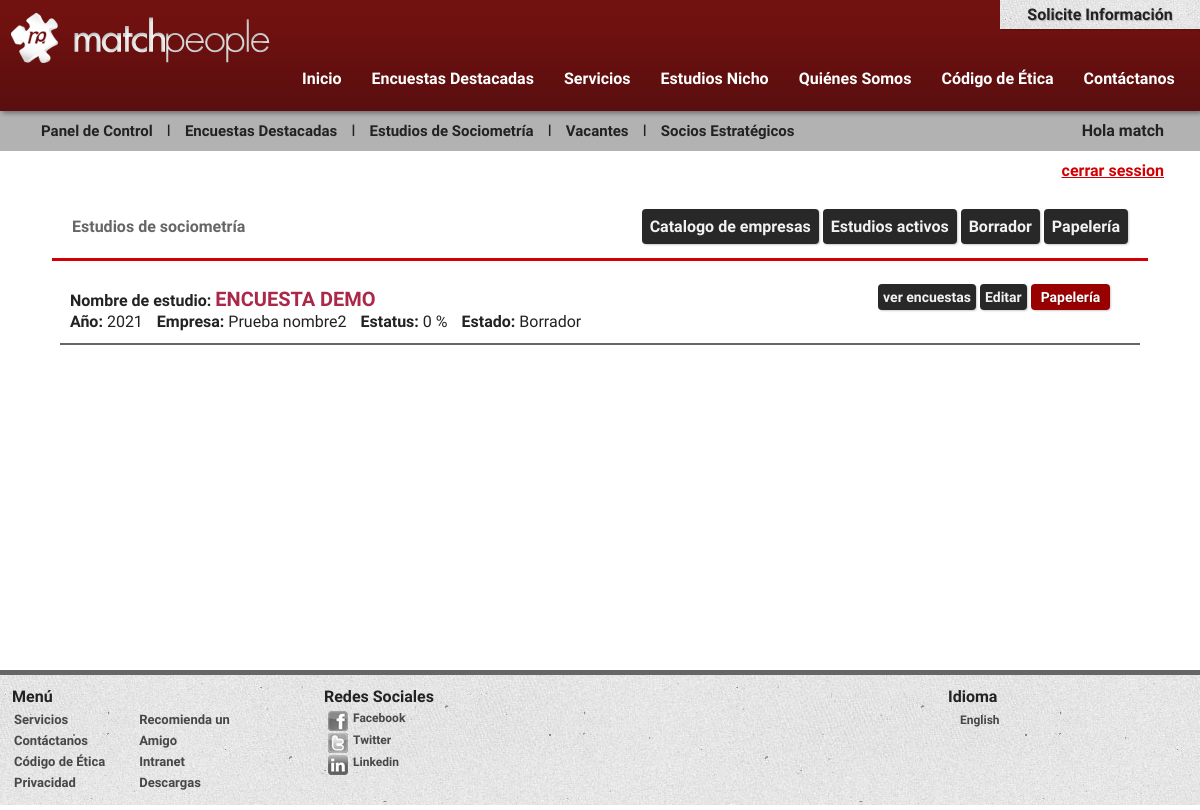
Page /matchpeople/borrador_sociometria.php (signed in) on the earlier database version.
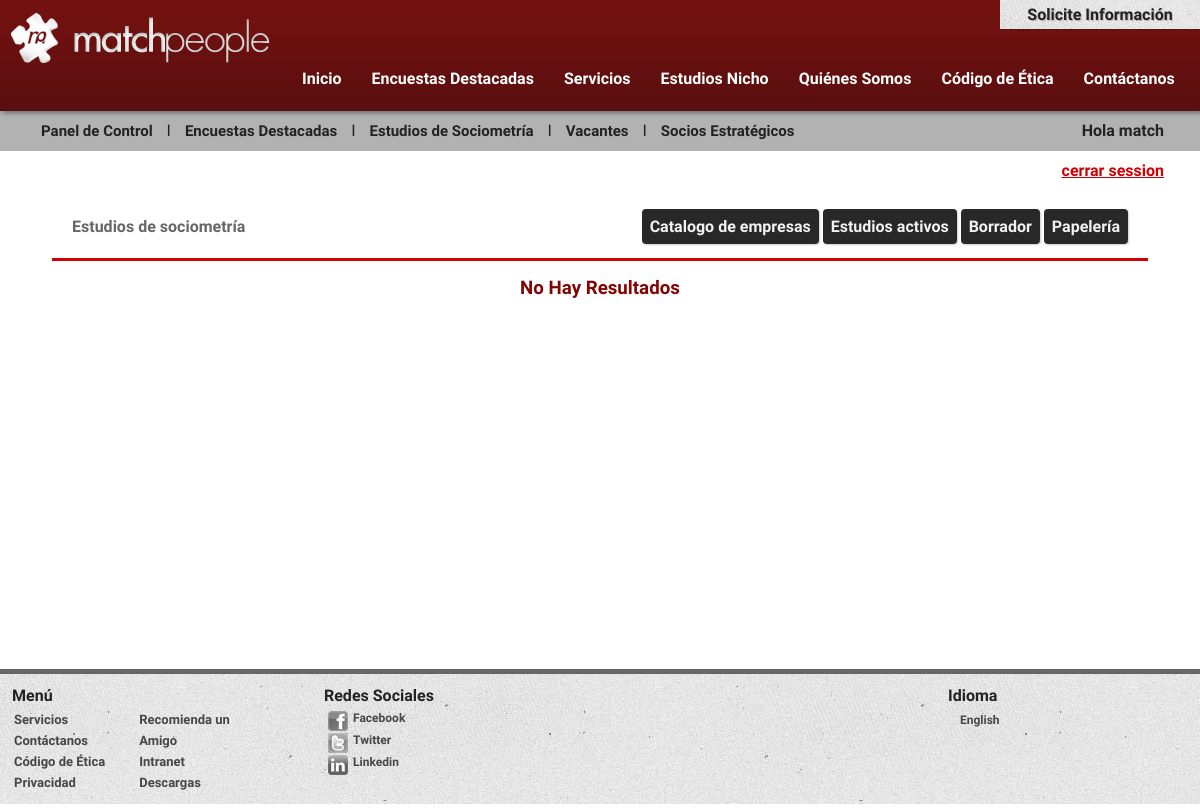
Same page on the later database version.
### tables this page shows
CREATE TABLE `encuesta_sociometria` (
  `IdEncuesta` int(100) NOT NULL,
  `IdEmpresa` int(100) NOT NULL,
  `Titulo` varchar(300) NOT NULL,
  `Fecha` date NOT NULL,
  `act_formacion1` mediumtext NOT NULL,
  `act_formacion2` mediumtext NOT NULL,
  `Act_Ascendencia` mediumtext NOT NULL,
  `Act_Afinidad` mediumtext NOT NULL,
  `Act_Trabajo3` mediumtext NOT NULL,
  `Act_Popularidad` mediumtext NOT NULL,
  `Act_sociales2` mediumtext NOT NULL,
  `Act_sociales3` mediumtext NOT NULL,
  `Act_sociales4` mediumtext NOT NULL,
  `porcentaje` int(11) NOT NULL,
  `estatusId` int(11) NOT NULL,
  `papeleria` int(11) NOT NULL
);

CREATE TABLE `empresas_sociometria` (
  `IdEmpresa` int(11) NOT NULL,
  `Nombre` varchar(250) NOT NULL,
  `estatusId` int(3) NOT NULL,
  `papeleria` int(3) NOT NULL
);

### matchpeople/borrador_sociometria.php (the view, shortened to what this page needs)
<!doctype html>
<html>
<head>
<?php include("header.php");?>
<div id="contenido">
<?php include("menus/menu_vacantes.php");?>
  <div class="titulosec" >
  Estudios de sociometría
	<?php include("menus/menu_sociometria.php");?>
  </div>
  <div class="centar" style="width: 90% !important;">
    <?php
		include("clavesbd.php");
		$con = mysqli_connect($servername, $username, $password, $dbname);
		mysqli_set_charset($con,"utf8");
	 $sql = "SELECT encuesta_sociometria.IdEncuesta, empresas_sociometria.Nombre, encuesta_sociometria.Titulo,
	 encuesta_sociometria.Fecha,encuesta_sociometria.porcentaje, encuesta_sociometria.IdEmpresa, encuesta_sociometria.papeleria, encuesta_sociometria.estatusId FROM encuesta_sociometria
	 INNER JOIN empresas_sociometria ON encuesta_sociometria.IdEmpresa=empresas_sociometria.IdEmpresa where encuesta_sociometria.estatusId = 2 AND encuesta_sociometria.papeleria != 1 ";
  			$result = mysqli_query($con, $sql);
  			if (mysqli_num_rows($result) > 0) {
  				while($row = mysqli_fetch_assoc($result)) {
						$Titulo = $row['Titulo'];
						$Titulo= strtoupper($Titulo);
						$Fecha = $row['Fecha'];
						$newDate = date("Y", strtotime($Fecha));
						$Empresa = $row["Nombre"];
						$Porcentaje = $row["porcentaje"];
						$estatusId = $row['estatusId'];
  				echo "<form class='box_vacante' action='editar_sociometria.php?id=".$row['IdEncuesta']."' enctype='multipart/form-data' method='POST'>";?>
	   				<div class='col1 setenta'>
		   				<strong>Nombre de estudio:</strong> <span class='h2'><?php echo"$Titulo"; ?></span><br>
							<strong>Año:</strong> <?php echo"$newDate "; ?>
							<strong class='izquierdo'>Empresa: </strong><?php echo"$Empresa"; ?>
							<strong class='izquierdo'>Estatus: </strong><?php echo"$Porcentaje %"; ?>
							<strong class='izquierdo'>Estado: </strong>
						 	<?php if ($estatusId != "1") { $estatus ="Borrador";} else {$estatus ="Activa";} echo"$estatus"; ?>
						</div>
						<div class='col2' style="width: 27% !important;">
							<input class='btn2' type='submit' value='ver encuestas' name='btn_submit' >
							<input class='btn2' type='submit' value='Editar' name='btn_submit' >
							<input class='btn3' type='submit' value='Papelería' name='btn_submit'>
		   			</div>
   				</form>
					<?php } } else {	echo "<h3>No Hay Resultados</h3>";}	mysqli_close($con); ?>
  </div>
</div>
<?php include ("footer.php");?>

Differences in the rows shown:
no longer on this page (row edited): encuesta_sociometria: Titulo "ENCUESTA DEMO", Fecha "2021", IdEmpresa.Nombre "Prueba nombre2", porcentaje "0", estatusId "Borrador"
Other differences:
text now shown: "No Hay Resultados"
